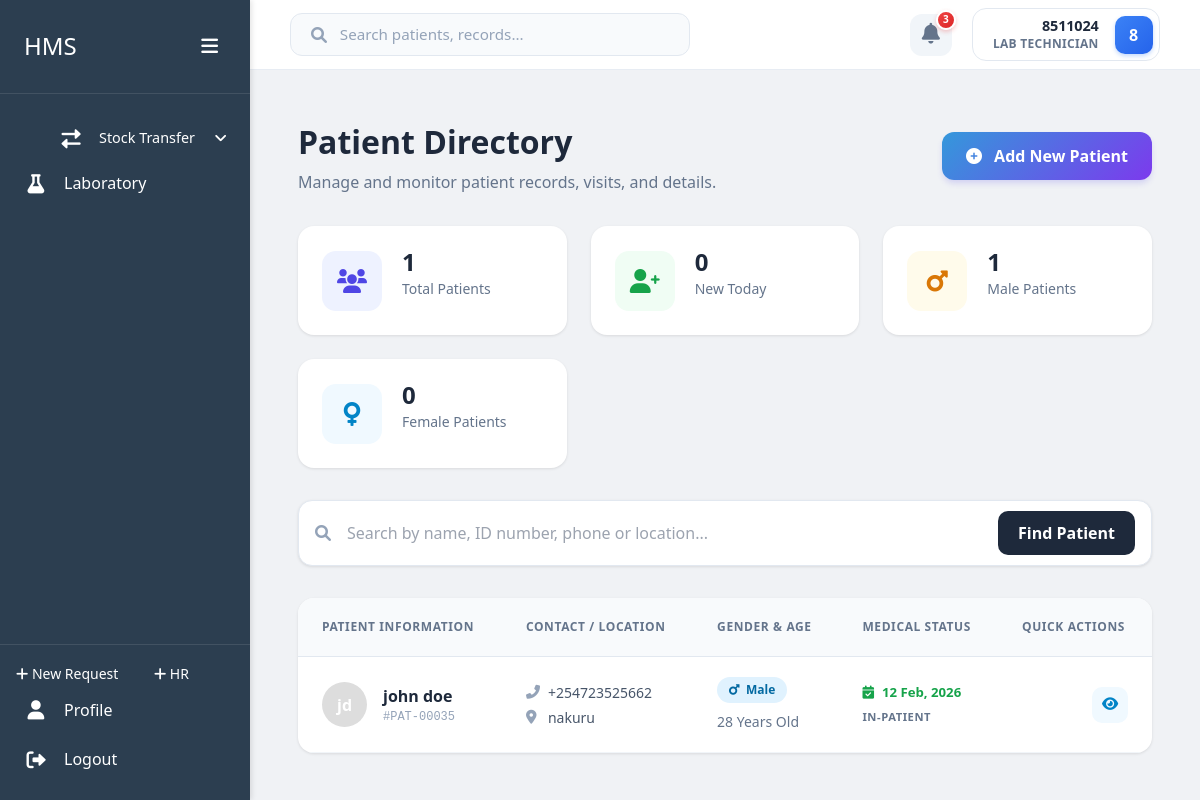
The app's page /home/patients/ (signed in), older data.
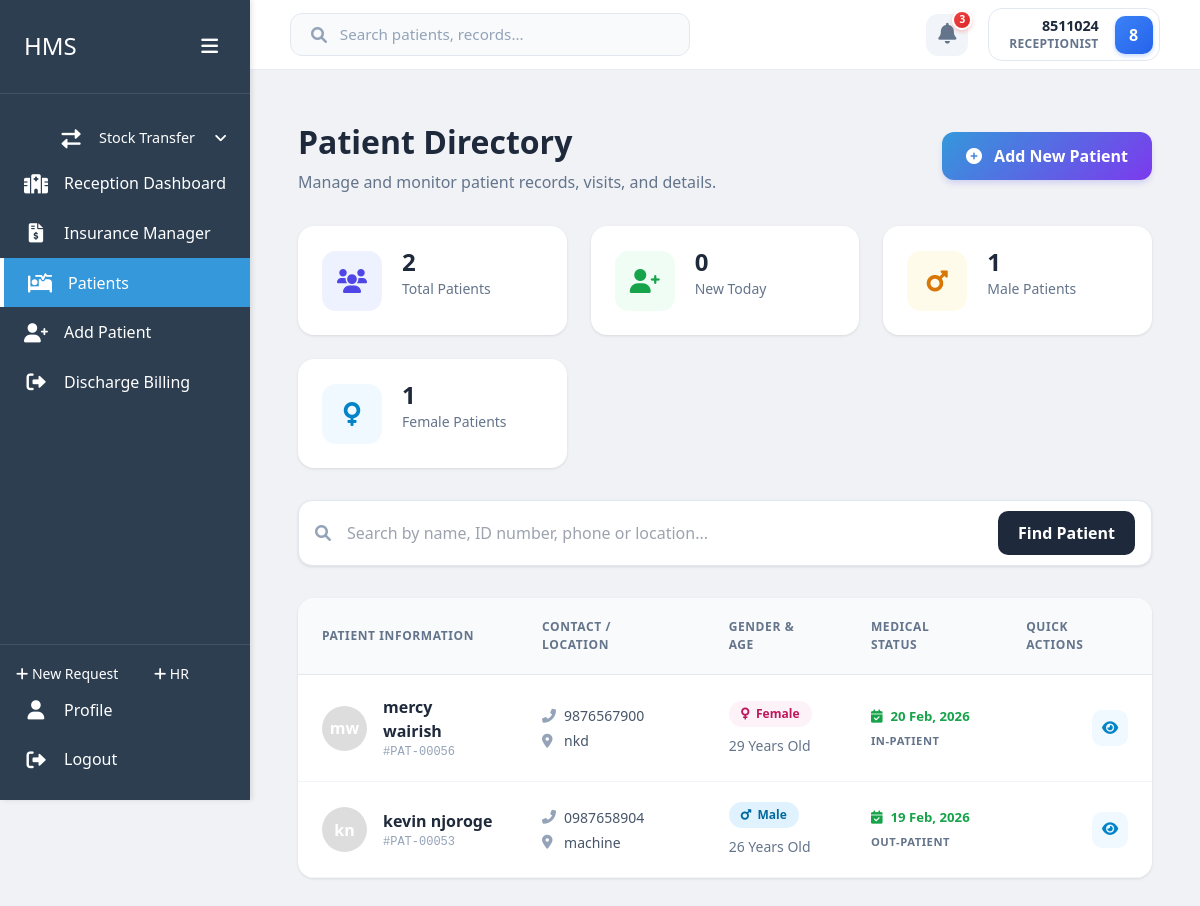
The same page, newer data.
### users/models.py (models this page shows, shortened)
class User(AbstractBaseUser, PermissionsMixin):
    roles = [
        ('Admin', 'Admin'),
        ('Receptionist', 'Receptionist'),
        ('Doctor', 'Doctor'),
        ('Nurse', 'Nurse'),
        ('Pharmacist', 'Pharmacist'),
        ('Lab Technician', 'Lab Technician'),
        ('Accountant', 'Accountant'),
        ('Triage Nurse', 'Triage Nurse'),
        ('Radiographer', 'Radiographer'),
        ('Procurement Officer', 'Procurement Officer'),
        ('SHA Manager', 'SHA Manager'),
    ]
    id_number = models.CharField(max_length=20, unique=True)
    first_name = models.CharField(max_length=50, blank=True, null=True)
    last_name = models.CharField(max_length=50, blank=True, null=True)
    phone = models.CharField(max_length=15, blank=True, null=True)
    role = models.CharField(max_length=20, choices=roles)
    is_staff = models.BooleanField(default=False)
    is_active = models.BooleanField(default=True)
    date_joined = models.DateTimeField(default=timezone.now)
    USERNAME_FIELD = 'id_number'
    REQUIRED_FIELDS = []
    objects = CustomUserManager()
    @property
    def username(self):
        return f"{self.first_name} {self.last_name}".strip() if self.first_name or self.last_name else self.id_number
    def get_full_name(self):
        return self.username

### home/models.py (models this page shows, shortened)
class Patient(models.Model):
    GENDER_CHOICES = [
        ('M', 'Male'),
        ('F', 'Female'),
        ('O', 'Other'),
        ('N', 'Prefer not to say')
    ]
    first_name = models.CharField(max_length=100)
    last_name = models.CharField(max_length=100)
    id_number = models.CharField(max_length=20, unique=True, null=True, blank=True)
    date_of_birth = models.DateField()
    age = models.PositiveIntegerField(editable=False)  # Will be calculated automatically
    phone = models.CharField(max_length=15)
    location = models.CharField(max_length=200)
    gender = models.CharField(max_length=1, choices=GENDER_CHOICES)
    created_at = models.DateTimeField(auto_now_add=True)
    updated_at = models.DateTimeField(auto_now=True)
    created_by = models.ForeignKey('users.User', on_delete=models.SET_NULL, null=True, related_name='patients_created')

class Visit(models.Model):
    patient = models.ForeignKey(Patient, on_delete=models.CASCADE, related_name='visits')
    visit_date = models.DateTimeField(auto_now_add=True)
    visit_type = models.CharField(max_length=20, choices=[('IN-PATIENT', 'In-Patient'), ('OUT-PATIENT', 'Out-Patient')])
    visit_mode = models.CharField(max_length=20, choices=[('Appointment', 'Appointment'), ('Walk In', 'Walk In')])
    is_active = models.BooleanField(default=True)

### home/views.py (the view, shortened to what this page needs)
# urls.py: path('patients/', views.PatientListView.as_view(), name='patient_list'),
class PatientListView(LoginRequiredMixin, ListView):
    model = Patient
    template_name = 'home/patient_list.html'
    context_object_name = 'patients'
    def get_queryset(self):
        queryset = Patient.objects.all().order_by('-created_at')
        search_query = self.request.GET.get('search')
        return queryset
    def get_context_data(self, **kwargs):
        context = super().get_context_data(**kwargs)
        today = timezone.now().date()
        all_patients = Patient.objects.all()
        context['stats'] = {
            'total': all_patients.count(),
            'new_today': all_patients.filter(created_at__date=today).count(),
            'male': all_patients.filter(gender='M').count(),
            'female': all_patients.filter(gender='F').count(),
        }
        patients_with_last_visit = []
        for patient in context['patients']:
            last_visit = Visit.objects.filter(patient=patient).order_by('-visit_date').first()
            patients_with_last_visit.append({
                'patient': patient,
                'last_visit': last_visit
            })
        context['patients_with_last_visit'] = patients_with_last_visit
        return context

### home/templates/home/patient_list.html (shortened to what the changed rows need)
{% extends 'users/dashboard_base.html' %}
{% load custom_filters %}
{% block content %}
    <div class="patient-list-wrapper">
        <div class="page-header-premium">
            <div class="header-main">
                <div class="header-text">
                    <h1>Patient Directory</h1>
                </div>
            </div>
            <div class="stats-grid-premium">
                <div class="stat-card-modern">
                    <div class="stat-info">
                        <span class="stat-value">{{ stats.total }}</span>
                        <span class="stat-label">Total Patients</span>
                    </div>
                </div>
                <div class="stat-card-modern">
                    <div class="stat-info">
                        <span class="stat-value">{{ stats.female }}</span>
                        <span class="stat-label">Female Patients</span>
                    </div>
                </div>
            </div>
        </div>
        <div class="patient-grid-container">
            <div class="table-card-premium">
                <div class="table-responsive">
                    <table class="premium-table">
                        <thead>
                            <tr>
                                <th>Patient Information</th>
                                <th>Contact / Location</th>
                                <th>Gender & Age</th>
                                <th>Medical Status</th>
                                <th class="text-right">Quick Actions</th>
                            </tr>
                        </thead>
                        <tbody>
                            {% for patient_data in patients_with_last_visit %}
                                <tr class="patient-data-row">
                                    <td>
                                        <div class="patient-profile-inline">
                                            <div class="avatar-initials" data-name="{{ patient_data.patient.first_name }}">{{ patient_data.patient.first_name|first }}{{ patient_data.patient.last_name|first }}</div>
                                            <div class="name-id">
                                                <span class="full-name">{{ patient_data.patient.first_name }} {{ patient_data.patient.last_name }}</span>
                                                <span class="patient-id">#PAT-{{ patient_data.patient.pk|stringformat:"05d" }}</span>
                                            </div>
                                        </div>
                                    </td>
                                    <td>
                                        <div class="contact-info">
                                            <span class="phone"><i class="fas fa-phone-alt"></i> {{ patient_data.patient.phone }}</span>
                                            <span class="location"><i class="fas fa-map-marker-alt"></i> {{ patient_data.patient.location }}</span>
                                        </div>
                                    </td>
                                    <td>
                                        <div class="demographics">
                                            <span class="gender-badge {{ patient_data.patient.get_gender_display|lower }}">
                                                {% if patient_data.patient.gender == 'M' %}
                                                    <i class="fas fa-mars"></i>
                                                {% else %}
                                                    <i class="fas fa-venus"></i>
                                                {% endif %}
                                                {{ patient_data.patient.get_gender_display }}
                                            </span>
                                            <span class="age-text">{{ patient_data.patient.age }} Years Old</span>
                                        </div>
                                    </td>
                                    <td>
                                        <div class="visit-status">
                                            {% if patient_data.last_visit %}
                                                <span class="visit-badge active">
                                                    <i class="fas fa-calendar-check"></i>
                                                    {{ patient_data.last_visit.visit_date|date:"d M, Y" }}
                                                </span>
                                                <span class="visit-type-label">{{ patient_data.last_visit.get_visit_type_display }}</span>
                                            {% else %}
                                                <span class="visit-badge none">
                                                    <i class="fas fa-calendar-times"></i>
                                                    Never Visited
                                                </span>
                                            {% endif %}
                                        </div>
                                    </td>
                                    <td class="text-right">
                                        <div class="action-buttons-premium">
                                            <a href="{% url 'home:patient_detail' patient_data.patient.pk %}" class="action-btn-p view" title="View Profile">
                                                <i class="fas fa-eye"></i>
                                            </a>
                                        </div>
                                    </td>
                                </tr>
                            {% endfor %}
                        </tbody>
                    </table>
                </div>
            </div>
        </div>
    </div>
{% endblock %}

### users/templates/users/dashboard_base.html (shortened to what the changed rows need)
{% load static %}
<!DOCTYPE html>
<html lang="en">
    <head>
        <link rel="stylesheet" href="{% static 'users/css/dashboard.css' %}">
        <link rel="stylesheet" href="{% static 'users/vendor/fontawesome/css/all.min.css' %}">
        <link rel="stylesheet" href="{% static 'users/css/tailwind.css' %}">
    </head>
    <body>
        <div class="dashboard-container">
            <div class="sidebar" id="sidebar">
                <div class="sidebar-header">
                    <h2>HMS</h2>
                </div>
                <div class="sidebar-menu">
                    {% if user.role == 'Admin' or user.role == 'Receptionist' %}
                        <a href="{% url 'home:reception_dashboard' %}" class="menu-item {% if request.resolver_match.url_name == 'reception_dashboard' %}active{% endif %}">
                            <i class="fas fa-hospital"></i>
                            <span>Reception Dashboard</span>
                        </a>
                        <a href="{% url 'accounts:insurance_manager' %}" class="menu-item {% if request.resolver_match.url_name == 'insurance_manager' %}active{% endif %}">
                            <i class="fas fa-file-invoice-dollar"></i>
                            <span>Insurance Manager</span>
                        </a>
                        <a href="{% url 'home:patient_list' %}" class="menu-item {% if request.resolver_match.url_name == 'patient_list' %}active{% endif %}">
                            <i class="fas fa-procedures"></i>
                            <span>Patients</span>
                        </a>
                        <a href="{% url 'home:patient_create' %}" class="menu-item {% if request.resolver_match.url_name == 'patient_create' %}active{% endif %}">
                            <i class="fas fa-user-plus"></i>
                            <span>Add Patient</span>
                        </a>
                        <a href="{% url 'accounts:discharge_dashboard' %}" class="menu-item {% if request.resolver_match.url_name == 'discharge_dashboard' %}active{% endif %}">
                            <i class="fas fa-sign-out-alt"></i>
                            <span>Discharge Billing</span>
                        </a>
                    {% endif %}
                    {% if user.role == 'Radiographer' or user.role == 'Lab Technician' %}
                        <a href="{% url 'lab:radiology_dashboard' %}" class="menu-item {% if request.resolver_match.namespace == 'lab' %}active{% endif %}">
                            <i class="fas fa-flask"></i>
                            <span>Laboratory</span>
                        </a>
                    {% endif %}
                </div>
            </div>
            <div class="main-content" id="mainContent">
                <header class="top-bar">
                    <div class="user-nav">
                        <div class="user-profile-nav">
                            <div class="user-details">
                                <span class="user-id">{{ user.get_full_name }}</span>
                                <span class="user-role">{{ user.get_role_display }}</span>
                            </div>
                            <div class="user-avatar-sm">{{ user.get_full_name|slice:":1"|upper }}</div>
                        </div>
                    </div>
                </header>
                <main>
                    {% block content %}{% endblock %}
                </main>
            </div>
        </div>
    </body>
</html>

Row changes from the older to the newer data that the page shows:
removed Patient: patient.first_name|first "j", patient.last_name|first "d", patient.first_name "john", patient.last_name "doe", patient.pk "00035", patient.phone "+254723525662", patient.location "nakuru", patient.gender "Male", patient.age "28", last_visit.visit_date "12 Feb, 2026", last_visit.visit_type "IN-PATIENT"
changed User: role "LAB TECHNICIAN" → "RECEPTIONIST"
added Patient: patient.first_name|first "m", patient.last_name|first "w", patient.first_name "mercy", patient.last_name "wairish", patient.pk "00056", patient.phone "9876567900", patient.location "nkd", patient.gender "Female", patient.age "29", last_visit.visit_date "20 Feb, 2026", last_visit.visit_type "IN-PATIENT"
added Patient: patient.first_name|first "k", patient.last_name|first "n", patient.first_name "kevin", patient.last_name "njoroge", patient.pk "00053", patient.phone "0987658904", patient.location "machine", patient.gender "Male", patient.age "26", last_visit.visit_date "19 Feb, 2026", last_visit.visit_type "OUT-PATIENT"
Text that changed along with them:
{{ stats.total }}: "1" → "2"
{{ stats.female }}: "0" → "1"
text no longer shown: "Laboratory"
text now shown: "Reception Dashboard Insurance Manager Patients Add Patient Discharge Billing"
